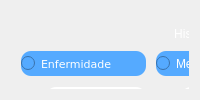
        <widget class="QWidget" name="Tbox_CadastroPage2">
         <layout class="QHBoxLayout" name="horizontalLayout_66">
          <item>
           <widget class="QFrame" name="Frame_Historico_Medico_">
            <property name="sizePolicy">
             <sizepolicy hsizetype="Expanding" vsizetype="Preferred">
              <horstretch>0</horstretch>
              <verstretch>0</verstretch>
             </sizepolicy>
            </property>
            <property name="maximumSize">
             <size>
              <width>415</width>
              <height>532</height>
             </size>
            </property>
            <property name="styleSheet">
             <string notr="true">QLineEdit{
background-color: rgb(255, 255, 255);
font: 8pt &quot;Lucida Calligraphy&quot;;
placeHolder-text-align: Center;
border-radius:10px;
}

QFrame{
border-radius:10px;
background-image: url(:/Backgrounds/Icons/Backgrounds/Sorriso.jpg);
}</string>
            </property>
            <property name="frameShape">
             <enum>QFrame::StyledPanel</enum>
            </property>
            <property name="frameShadow">
             <enum>QFrame::Raised</enum>
            </property>
            <widget class="QFrame" name="frame_57">
             <property name="geometry">
              <rect>
               <x>0</x>
               <y>492</y>
               <width>415</width>
               <height>40</height>
              </rect>
             </property>
             <property name="maximumSize">
              <size>
               <width>415</width>
               <height>16777215</height>
              </size>
             </property>
             <property name="styleSheet">
              <string notr="true">border-radius:10px;</string>
             </property>
             <property name="frameShape">
              <enum>QFrame::StyledPanel</enum>
             </property>
             <property name="frameShadow">
              <enum>QFrame::Raised</enum>
             </property>
             <layout class="QHBoxLayout" name="horizontalLayout_50">
              <property name="spacing">
               <number>0</number>
              </property>
              <property name="leftMargin">
               <number>0</number>
              </property>
              <property name="topMargin">
               <number>0</number>
              </property>
              <property name="rightMargin">
               <number>0</number>
              </property>
              <property name="bottomMargin">
               <number>0</number>
              </property>
              <item>
               <widget class="QPushButton" name="BT_Descartar_D_P_2">
                <property name="minimumSize">
                 <size>
                  <width>0</width>
                  <height>20</height>
                 </size>
                </property>
                <property name="maximumSize">
                 <size>
                  <width>125</width>
                  <height>16777215</height>
                 </size>
                </property>
                <property name="font">
                 <font>
                  <family>Lucida Calligraphy</family>
                  <pointsize>9</pointsize>
                  <italic>false</italic>
                  <bold>false</bold>
                 </font>
                </property>
                <property name="cursor">
                 <cursorShape>PointingHandCursor</cursorShape>
                </property>
                <property name="styleSheet">
                 <string notr="true">QPushButton{
color: rgb(0, 85, 255);
font: 9pt &quot;Lucida Calligraphy&quot;;
border-radius:10px;
}

QPushButton:hover{
background-image: url(:/Backgrounds/Icons/Backgrounds/Red.jpg);
color:rgb(255,255,255);
border-radius:10px;
}</string>
                </property>
                <property name="text">
                 <string>Descartar</string>
                </property>
               </widget>
              </item>
              <item>
               <widget class="QPushButton" name="BT_Alterar_D_P_2">
                <property name="minimumSize">
                 <size>
                  <width>0</width>
                  <height>20</height>
                 </size>
                </property>
                <property name="maximumSize">
                 <size>
                  <width>125</width>
                  <height>16777215</height>
                 </size>
                </property>
                <property name="font">
                 <font>
                  <family>Lucida Calligraphy</family>
                  <pointsize>9</pointsize>
                  <italic>false</italic>
                  <bold>false</bold>
                 </font>
                </property>
                <property name="cursor">
                 <cursorShape>PointingHandCursor</cursorShape>
                </property>
                <property name="styleSheet">
                 <string notr="true">QPushButton{
color: rgb(0, 85, 255);
font: 9pt &quot;Lucida Calligraphy&quot;;
border-radius:10px;
}

QPushButton:hover{
background-image: url(:/Backgrounds/Icons/Backgrounds/Yellow.jpg);
color:rgb(255,255,255);
border-radius:10px;
}</string>
                </property>
                <property name="text">
                 <string>Alterar</string>
                </property>
               </widget>
              </item>
              <item>
               <widget class="QPushButton" name="BT_Salvar_D_P_2">
                <property name="minimumSize">
                 <size>
                  <width>0</width>
                  <height>20</height>
                 </size>
                </property>
                <property name="maximumSize">
                 <size>
                  <width>125</width>
                  <height>16777215</height>
                 </size>
                </property>
                <property name="font">
                 <font>
                  <family>Lucida Calligraphy</family>
                  <pointsize>9</pointsize>
                  <italic>false</italic>
                  <bold>false</bold>
                 </font>
                </property>
                <property name="cursor">
                 <cursorShape>PointingHandCursor</cursorShape>
                </property>
                <property name="styleSheet">
                 <string notr="true">QPushButton{
color: rgb(0, 85, 255);
font: 9pt &quot;Lucida Calligraphy&quot;;
border-radius:10px;
}

QPushButton:hover{
background-image: url(:/Backgrounds/Icons/Backgrounds/Green.jpg);
color:rgb(255,255,255);
border-radius:10px;
}</string>
                </property>
                <property name="text">
                 <string>Salvar</string>
                </property>
               </widget>
              </item>
             </layout>
            </widget>
            <widget class="QWidget" name="widget_13" native="true">
             <property name="geometry">
              <rect>
               <x>5</x>
               <y>5</y>
               <width>405</width>
               <height>482</height>
              </rect>
             </property>
             <property name="styleSheet">
              <string notr="true">border-radius:10px;
</string>
             </property>
             <widget class="QLabel" name="label_24">
              <property name="geometry">
               <rect>
                <x>5</x>
                <y>5</y>
                <width>395</width>
                <height>25</height>
               </rect>
              </property>
              <property name="styleSheet">
               <string notr="true">border-color: rgb(255, 255, 255);
color: rgb(255, 255, 255);
font: 10pt &quot;Lucida Calligraphy&quot;;
</string>
              </property>
              <property name="text">
               <string>Histórico médico</string>
              </property>
              <property name="alignment">
               <set>Qt::AlignCenter</set>
              </property>
             </widget>
             <widget class="QLabel" name="label_29">
              <property name="geometry">
               <rect>
                <x>5</x>
                <y>165</y>
                <width>395</width>
                <height>25</height>
               </rect>
              </property>
              <property name="styleSheet">
               <string notr="true">border-color: rgb(255, 255, 255);
color: rgb(255, 255, 255);
font: 10pt &quot;Lucida Calligraphy&quot;;
</string>
              </property>
              <property name="text">
               <string>Outros </string>
              </property>
              <property name="alignment">
               <set>Qt::AlignCenter</set>
              </property>
             </widget>
             <widget class="QLabel" name="label_30">
              <property name="geometry">
               <rect>
                <x>5</x>
                <y>64</y>
                <width>395</width>
                <height>2</height>
               </rect>
              </property>
              <property name="styleSheet">
               <string notr="true">border-color: rgb(255, 255, 255);
color: rgb(255, 255, 255);
font: 10pt &quot;Lucida Calligraphy&quot;;
</string>
              </property>
              <property name="text">
               <string/>
              </property>
              <property name="alignment">
               <set>Qt::AlignCenter</set>
              </property>
             </widget>
             <widget class="QLabel" name="label_31">
              <property name="geometry">
               <rect>
                <x>5</x>
                <y>159</y>
                <width>395</width>
                <height>2</height>
               </rect>
              </property>
              <property name="styleSheet">
               <string notr="true">border-color: rgb(255, 255, 255);
color: rgb(255, 255, 255);
font: 10pt &quot;Lucida Calligraphy&quot;;
</string>
              </property>
              <property name="text">
               <string/>
              </property>
              <property name="alignment">
               <set>Qt::AlignCenter</set>
              </property>
             </widget>
             <widget class="QRadioButton" name="RBT_Alergia">
              <property name="geometry">
               <rect>
                <x>275</x>
                <y>35</y>
                <width>125</width>
                <height>25</height>
               </rect>
              </property>
              <property name="cursor">
               <cursorShape>PointingHandCursor</cursorShape>
              </property>
              <property name="styleSheet">
               <string notr="true">border-radius:10px;
background-color: rgb(85, 170, 255);
color: rgb(255, 255, 255);</string>
              </property>
              <property name="text">
               <string>Alergia</string>
              </property>
             </widget>
             <widget class="QRadioButton" name="RBT_Enfermidade">
              <property name="geometry">
               <rect>
                <x>5</x>
                <y>35</y>
                <width>125</width>
                <height>25</height>
               </rect>
              </property>
              <property name="font">
               <font>
                <family>Verdana</family>
                <pointsize>8</pointsize>
                <italic>false</italic>
                <bold>false</bold>
               </font>
              </property>
              <property name="cursor">
               <cursorShape>PointingHandCursor</cursorShape>
              </property>
              <property name="styleSheet">
               <string notr="true">border-radius:10px;
background-color: rgb(85, 170, 255);
color: rgb(255, 255, 255);</string>
              </property>
              <property name="text">
               <string>Enfermidade</string>
              </property>
             </widget>
             <widget class="QRadioButton" name="RBT_Medicamentos">
              <property name="geometry">
               <rect>
                <x>140</x>
                <y>35</y>
                <width>125</width>
                <height>25</height>
               </rect>
              </property>
              <property name="cursor">
               <cursorShape>PointingHandCursor</cursorShape>
              </property>
              <property name="styleSheet">
               <string notr="true">background-color: rgb(85, 170, 255);
color: rgb(255, 255, 255);
border-radius:10px;</string>
              </property>
              <property name="text">
               <string>Medicamento</string>
              </property>
             </widget>
             <widget class="QWidget" name="widget_18" native="true">
              <property name="geometry">
               <rect>
                <x>0</x>
                <y>66</y>
                <width>405</width>
                <height>91</height>
               </rect>
              </property>
              <property name="styleSheet">
               <string notr="true">border-radius:10px;</string>
              </property>
              <layout class="QHBoxLayout" name="horizontalLayout_100">
               <property name="spacing">
                <number>0</number>
               </property>
               <property name="leftMargin">
                <number>0</number>
               </property>
               <property name="topMargin">
                <number>5</number>
               </property>
               <property name="rightMargin">
                <number>0</number>
               </property>
               <property name="bottomMargin">
                <number>0</number>
               </property>
               <item>
                <widget class="QWidget" name="widget_2" native="true">
                 <widget class="QCheckBox" name="CB_Enf3">
                  <property name="geometry">
                   <rect>
                    <x>5</x>
                    <y>60</y>
                    <width>25</width>
                    <height>25</height>
                   </rect>
                  </property>
                  <property name="cursor">
                   <cursorShape>PointingHandCursor</cursorShape>
                  </property>
                  <property name="text">
                   <string/>
                  </property>
                 </widget>
                 <widget class="QLineEdit" name="TXT_Enfermidade3">
                  <property name="enabled">
                   <bool>true</bool>
                  </property>
                  <property name="geometry">
                   <rect>
                    <x>30</x>
                    <y>60</y>
                    <width>100</width>
                    <height>25</height>
                   </rect>
                  </property>
                  <property name="styleSheet">
                   <string notr="true">border-radius:10px;
font: 8pt &quot;Verdana&quot;;</string>
                  </property>
                  <property name="placeholderText">
                   <string>Enfermidade 3</string>
                  </property>
                 </widget>
                 <widget class="QCheckBox" name="CB_Enf2">
                  <property name="geometry">
                   <rect>
                    <x>5</x>
                    <y>30</y>
                    <width>25</width>
                    <height>25</height>
                   </rect>
                  </property>
                  <property name="cursor">
                   <cursorShape>PointingHandCursor</cursorShape>
                  </property>
                  <property name="text">
                   <string/>
                  </property>
                 </widget>
                 <widget class="QLineEdit" name="TXT_Enfermidade1">
                  <property name="geometry">
                   <rect>
                    <x>30</x>
                    <y>0</y>
                    <width>100</width>
                    <height>25</height>
                   </rect>
                  </property>
                  <property name="styleSheet">
                   <string notr="true">border-radius:10px;
font: 8pt &quot;Verdana&quot;;</string>
                  </property>
                  <property name="placeholderText">
                   <string>Enfermidade 1</string>
                  </property>
                 </widget>
                 <widget class="QCheckBox" name="checkBox">
                  <property name="geometry">
                   <rect>
                    <x>5</x>
                    <y>0</y>
                    <width>25</width>
                    <height>25</height>
                   </rect>
                  </property>
                  <property name="cursor">
                   <cursorShape>PointingHandCursor</cursorShape>
                  </property>
                  <property name="text">
                   <string/>
                  </property>
                 </widget>
                 <widget class="QLineEdit" name="TXT_Enfermidade2">
                  <property name="geometry">
                   <rect>
                    <x>30</x>
                    <y>30</y>
                    <width>100</width>
                    <height>25</height>
                   </rect>
                  </property>
                  <property name="styleSheet">
                   <string notr="true">border-radius:10px;
font: 8pt &quot;Verdana&quot;;</string>
                  </property>
                  <property name="placeholderText">
                   <string>Enfermidade 2</string>
                  </property>
                 </widget>
                </widget>
               </item>
               <item>
                <widget class="QWidget" name="widget_16" native="true">
                 <widget class="QCheckBox" name="CB_Rem3">
                  <property name="geometry">
                   <rect>
                    <x>5</x>
                    <y>60</y>
                    <width>25</width>
                    <height>25</height>
                   </rect>
                  </property>
                  <property name="cursor">
                   <cursorShape>PointingHandCursor</cursorShape>
                  </property>
                  <property name="text">
                   <string/>
                  </property>
                 </widget>
                 <widget class="QLineEdit" name="TXT_Medicamento3">
                  <property name="enabled">
                   <bool>true</bool>
                  </property>
                  <property name="geometry">
                   <rect>
                    <x>30</x>
                    <y>60</y>
                    <width>100</width>
                    <height>25</height>
                   </rect>
                  </property>
                  <property name="styleSheet">
                   <string notr="true">border-radius:10px;
font: 8pt &quot;Verdana&quot;;</string>
                  </property>
                  <property name="placeholderText">
                   <string>Medicamento 3</string>
                  </property>
                 </widget>
                 <widget class="QCheckBox" name="CB_Rem2">
                  <property name="geometry">
                   <rect>
                    <x>5</x>
                    <y>30</y>
                    <width>25</width>
                    <height>25</height>
                   </rect>
                  </property>
                  <property name="cursor">
                   <cursorShape>PointingHandCursor</cursorShape>
                  </property>
                  <property name="text">
                   <string/>
                  </property>
                 </widget>
                 <widget class="QLineEdit" name="TXT_Medicamento1">
                  <property name="geometry">
                   <rect>
                    <x>30</x>
                    <y>0</y>
                    <width>100</width>
                    <height>25</height>
                   </rect>
                  </property>
                  <property name="styleSheet">
                   <string notr="true">border-radius:10px;
font: 8pt &quot;Verdana&quot;;</string>
                  </property>
                  <property name="placeholderText">
                   <string>Medicamento 1</string>
                  </property>
                 </widget>
                 <widget class="QCheckBox" name="CB_Rem1">
                  <property name="geometry">
                   <rect>
                    <x>5</x>
                    <y>0</y>
                    <width>25</width>
                    <height>25</height>
                   </rect>
                  </property>
                  <property name="cursor">
                   <cursorShape>PointingHandCursor</cursorShape>
                  </property>
                  <property name="text">
                   <string/>
                  </property>
                 </widget>
                 <widget class="QLineEdit" name="TXT_Medicamento2">
                  <property name="geometry">
                   <rect>
                    <x>30</x>
                    <y>30</y>
                    <width>100</width>
                    <height>25</height>
                   </rect>
                  </property>
                  <property name="styleSheet">
                   <string notr="true">border-radius:10px;
font: 8pt &quot;Verdana&quot;;</string>
                  </property>
                  <property name="placeholderText">
                   <string>Medicamento 2</string>
                  </property>
                 </widget>
                </widget>
               </item>
               <item>
                <widget class="QWidget" name="widget_17" native="true">
                 <widget class="QCheckBox" name="CB_Alerg3">
                  <property name="geometry">
                   <rect>
                    <x>5</x>
                    <y>60</y>
                    <width>25</width>
                    <height>25</height>
                   </rect>
                  </property>
                  <property name="cursor">
                   <cursorShape>PointingHandCursor</cursorShape>
                  </property>
                  <property name="text">
                   <string/>
                  </property>
                 </widget>
                 <widget class="QLineEdit" name="TXT_Medicamento3_2">
                  <property name="enabled">
                   <bool>true</bool>
                  </property>
                  <property name="geometry">
                   <rect>
                    <x>30</x>
                    <y>60</y>
                    <width>100</width>
                    <height>25</height>
                   </rect>
                  </property>
                  <property name="styleSheet">
                   <string notr="true">border-radius:10px;
font: 8pt &quot;Verdana&quot;;</string>
                  </property>
                  <property name="placeholderText">
                   <string>Medicamento 3</string>
                  </property>
                 </widget>
                 <widget class="QCheckBox" name="CB_Alerg2">
                  <property name="geometry">
                   <rect>
                    <x>5</x>
                    <y>30</y>
                    <width>25</width>
                    <height>25</height>
                   </rect>
                  </property>
                  <property name="cursor">
                   <cursorShape>PointingHandCursor</cursorShape>
                  </property>
                  <property name="text">
                   <string/>
                  </property>
                 </widget>
                 <widget class="QLineEdit" name="TXT_Alergia1">
                  <property name="geometry">
                   <rect>
                    <x>30</x>
                    <y>0</y>
                    <width>100</width>
                    <height>25</height>
                   </rect>
                  </property>
                  <property name="styleSheet">
                   <string notr="true">border-radius:10px;
font: 8pt &quot;Verdana&quot;;</string>
                  </property>
                  <property name="placeholderText">
                   <string>Medicamento 1</string>
                  </property>
                 </widget>
                 <widget class="QCheckBox" name="CB_Alerg1">
                  <property name="geometry">
                   <rect>
                    <x>5</x>
                    <y>0</y>
                    <width>25</width>
                    <height>25</height>
                   </rect>
                  </property>
                  <property name="cursor">
                   <cursorShape>PointingHandCursor</cursorShape>
                  </property>
                  <property name="text">
                   <string/>
                  </property>
                 </widget>
                 <widget class="QLineEdit" name="TXT_Alergia2">
                  <property name="geometry">
                   <rect>
                    <x>30</x>
                    <y>30</y>
                    <width>100</width>
                    <height>25</height>
                   </rect>
                  </property>
                  <property name="styleSheet">
                   <string notr="true">border-radius:10px;
font: 8pt &quot;Verdana&quot;;</string>
                  </property>
                  <property name="placeholderText">
                   <string>Medicamento 2</string>
                  </property>
                 </widget>
                </widget>
               </item>
              </layout>
             </widget>
            </widget>
           </widget>
          </item>
         </layout>
        </widget>
